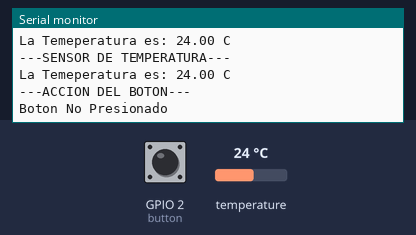
A sketch run on a simulated ESP32. Shown: the last lines printed to the serial monitor. Inputs (shaded band) come from the test bench; at power-on: temperature 24 °C, GPIO 2 (button) LOW.

Above: at 7.5 s.
7.6 s: temperature set to 12 °C
At 10.1 s:
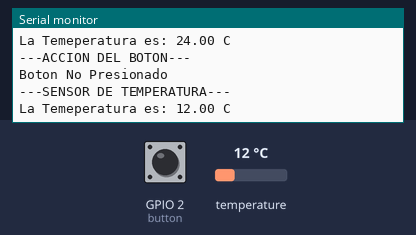
12.2 s: GPIO 2 (button) pulled HIGH for 3 s
At 14.3 s:
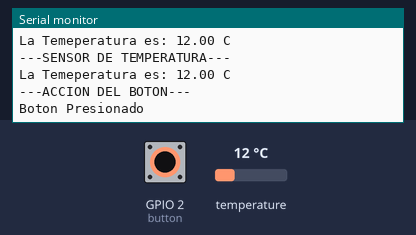
16.8 s: temperature set to 19 °C
At 20.1 s:
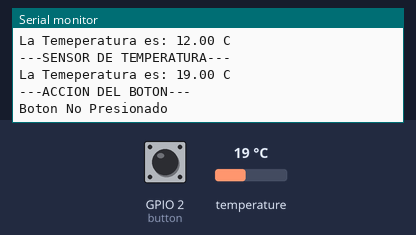
Timing chart, 0 to 21.6 s (numbered marks = the images above; inputs shaded):
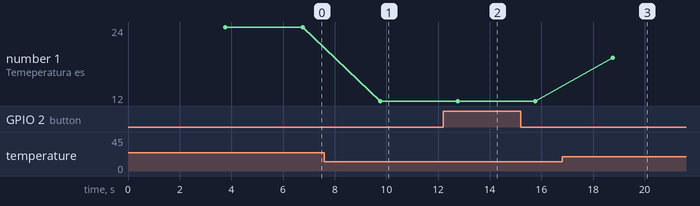

The sketch:

INTERRUPCIONES_POR_MEDIO_DE_SOFTWARE.ino
```cpp
/*
 * Fundación Kinal
 * Centro Educativo Técnico Labral Kinal
 * Electrónica
 * Grado: Quinto
 * Sección: A
 * Curso: Taller de Electrónica Digital y Reparación de Computadoras I
 * Nombre: Carlos Alexander Quim Chapaz
 * Carné: 2019172 
 * Proyecto: Uso de Interrupciones externas ejemplo 3 - Bimeste III
*/
//Librerias
#include <Ticker.h>
#include <OneWire.h>
#include <DallasTemperature.h>

//Directivas de Preprocesado
#define button 2

//Funcion ISR
void sensortemp();
void funcion_boton();

//Constructores
Ticker accion_temperatura(sensortemp, 3000);
Ticker state_button(funcion_boton,6000);
OneWire ourWire(4);
DallasTemperature sensor(&ourWire);

void setup() {
  Serial.begin(9600);
  pinMode(button, INPUT);
  accion_temperatura.start();
  state_button.start();
  sensor.begin();
}

void loop() {
  accion_temperatura.update();
  state_button.update();
}

void sensortemp(){
  sensor.requestTemperatures();   //Se envía el comando para leer la temperatura
  float temp= sensor.getTempCByIndex(0); //Se obtiene la temperatura en ºC
  Serial.println("---SENSOR DE TEMPERATURA---");
  Serial.print("La Temeperatura es: ");
  Serial.print(temp);
  Serial.println(" C");
}

void funcion_boton(){
  int estado = digitalRead(button);

  if(estado == HIGH){
    Serial.println("---ACCION DEL BOTON---");
    Serial.println("Boton Presionado");
  }

  if(estado == LOW){
    Serial.println("---ACCION DEL BOTON---");
    Serial.println("Boton No Presionado");
  }
}
```

Measured:
- after the input at 7.6 s, the serial monitor: prints a new line after 2.2 s (image 1)
- after the input at 12.2 s, the serial monitor: prints a new line after 0.58 s (image 2)
- after the input at 16.8 s, the serial monitor: prints a new line after 2.0 s (image 3)
- plotted number 1: 24 → 12 after the input at 7.6 s, 12 → 19 after the input at 16.8 s
